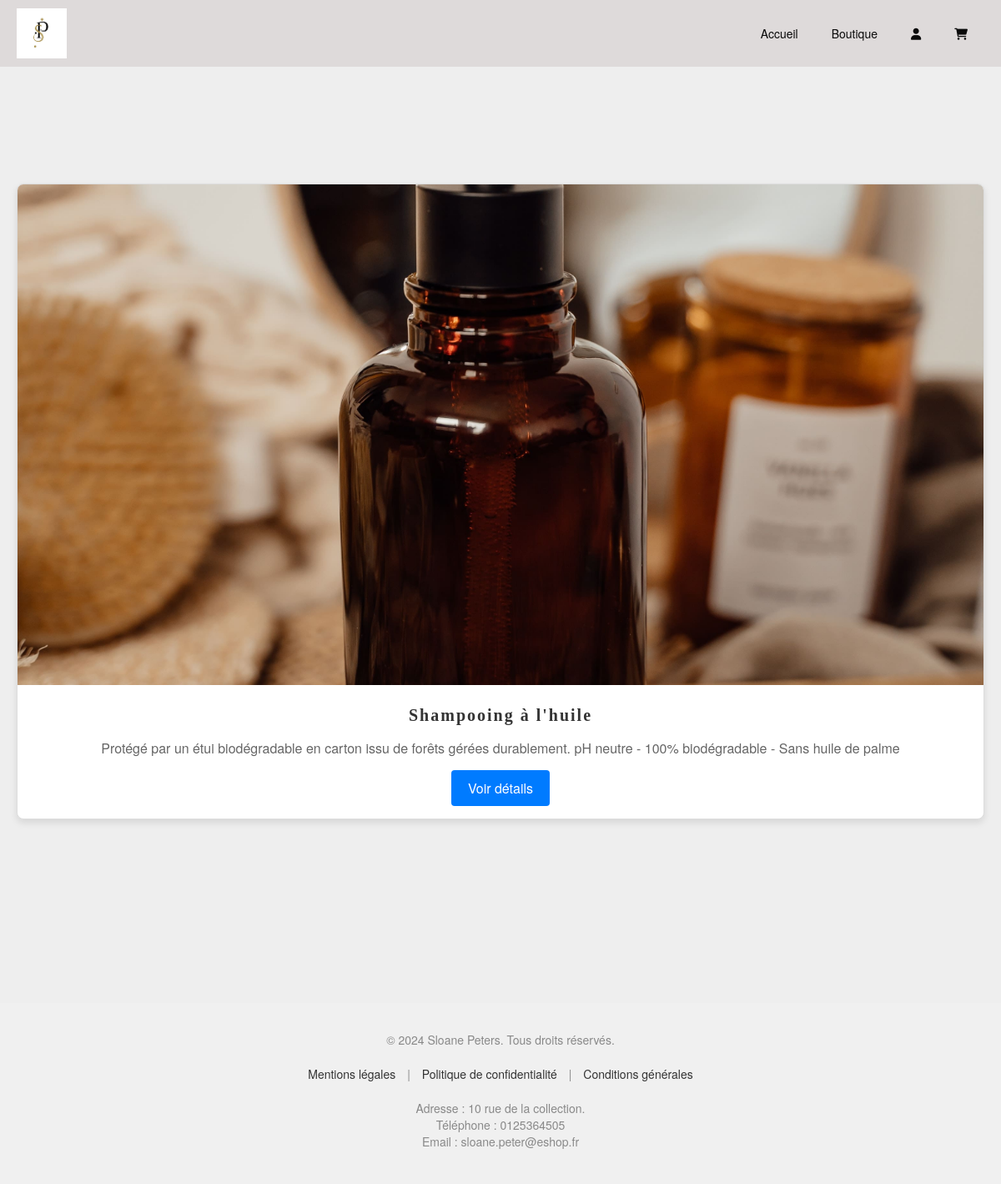
/products/products/?category=1, run on the app's committed database.
### shop/models.py (models this page shows, shortened)
class Product(models.Model):
    category = models.ForeignKey(Category, related_name='products', on_delete=models.CASCADE)
    name = models.CharField(max_length=255)
    price = models.DecimalField(decimal_places=2, max_digits=10)
    description = models.TextField()
    image = models.ImageField(upload_to='shop', null=True, blank=True)
    quantity = models.IntegerField(default=0)

### shop/views.py (the view)
def product_list(request: HttpRequest):
    category_id = request.GET.get('category')
    products = Product.objects.all()
    if category_id:
        try:
            category_id = int(category_id)  # Assurez-vous que category_id est un entier valide
            products = products.filter(category_id=category_id)
        except ValueError:
            pass
    return render(request, 'product_list.html', {'products': products})

### templates/product_list.html (shortened to what this page needs)
{% extends "base.html" %}
{% load static %}
{% block content %}
    <div class="product-container">
        <div class="product-grid">
            {% for product in products %}
                <div class="product-card">
                    <img src="{{ product.image.url }}" class="product-image" alt="{{ product.name }}">
                    <div class="product-info">
                        <h5 class="product-name">{{ product.name }}</h5>
                        <p class="product-description">{{ product.description }}</p>
                        <a href="{% url 'product_detail' product.id %}" class="product-button">Voir détails</a>
                    </div>
                </div>
            {% endfor %}
        </div>
    </div>
{% endblock %}

### static/css/style.css (style rules this page uses)
body { background: #eee; font-family: Helvetica Neue, Helvetica, Arial, sans-serif; font-size: 14px; color: #000; margin: 0; padding: 0; }
h1, h2, h3, h4, h5, h6 { clear: both; font-family: "Patua One", serif; letter-spacing: 2px; }
p { margin-bottom: 1.5em; color: #898989; }
.product-container { padding: 20px; margin: 200px auto; max-width: 1200px; }
.product-grid { display: grid; grid-template-columns: repeat(auto-fit, minmax(250px, 1fr)); gap: 20px; }
.product-card { display: flex; flex-direction: column; border: 1px solid #ddd; border-radius: 8px; overflow: hidden; box-shadow: 0 4px 8px rgba(0, 0, 0, 0.1); background-color: #fff; transition: box-shadow 0.3s ease; }
.product-image { width: 100%; height: 600px; object-fit: cover; }
.product-info { padding: 15px; text-align: center; }
.product-name { font-size: 1.25rem; margin: 10px 0; color: #333; }
.product-description { font-size: 0.875rem; color: #666; margin-bottom: 15px; }
.product-button { display: inline-block; padding: 10px 20px; font-size: 1rem; color: #fff; background-color: #007bff; border: none; border-radius: 4px; text-decoration: none; transition: background-color 0.3s ease; }
.product-info { text-align: center; }
.product-info p { font-size: 1rem; color: #666; }

### data on the page
Product: image (picture), name "Shampooing à l'huile", description "Protégé par un étui biodégradable en carton issu de forêts gérées durablement. pH neutre - 100% biodégradable - Sans huile de palme"
